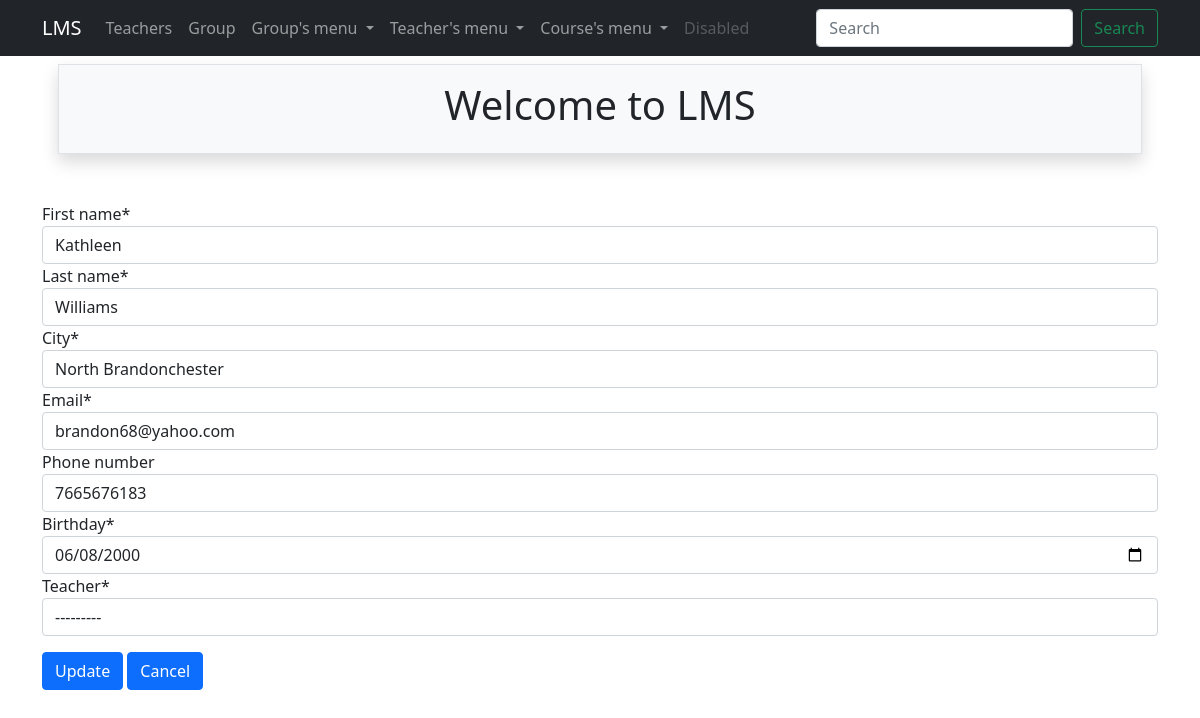
Page /groups/update/10/ on the earlier database version.
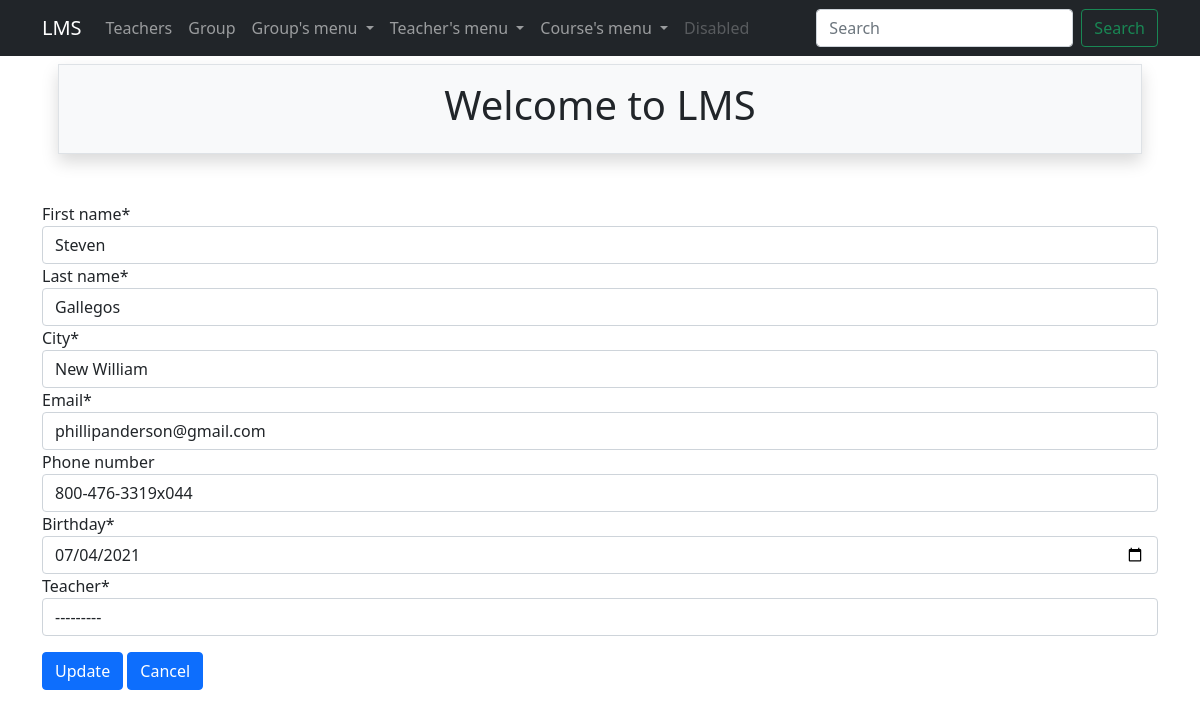
Same page on the later database version.
### groups/models.py (models this page shows, shortened)
class Group(Person):
    phone_number = models.CharField(max_length=70, unique=True, blank=True, null=True)
    birthday = models.DateField(default=datetime.date.today, validators=[adult_validation])
    teacher = models.ForeignKey(Teacher, on_delete=models.CASCADE, null=True, related_name='students')

### teachers/models.py (models this page shows, shortened)
class Teacher(Person):
    phone_number = models.CharField(max_length=60, unique=True, blank=True, null=True)
    def __str__(self):
        return f'{self.first_name}, {self.last_name}'

### groups/views.py (the view)
# urls.py: path('update/<int:pk>/', update_group, name='update'),
def update_group(request, pk):
    group = get_object_or_404(Group, id=pk)
    if request.method == 'GET':
        form = GroupUpdateForm(instance=group)
    elif request.method == 'POST':
        form = GroupUpdateForm(instance=group, data=request.POST)
        if form.is_valid():
            form.save()
            return HttpResponseRedirect(reverse('groups:list'))
    return render(
        request=request,
        template_name='groups/update.html',
        context={'form': form}
    )

### groups/forms.py
class GroupUpdateForm(GroupBaseForm):
    class Meta(GroupBaseForm.Meta):
        model = Group
        fields = '__all__'

### groups/templates/groups/update.html (shortened to what this page needs)
{% extends 'base.html' %}
{% load crispy_forms_tags %}
{% block content %}
    <form method="post">
        {{form | crispy}}
        <input class="btn btn-primary mt-3" type="submit" value="Update">
        <a class="btn btn-primary mt-3" href="{% url 'groups:list' %}">Cancel</a>
    </form>
{% endblock %}

Differences in the rows shown:
changed Group: first_name "Kathleen" → "Steven"; last_name "Williams" → "Gallegos"; city "North Brandonchester" → "New William"; email "brandon68@yahoo.com" → "phillipanderson@gmail.com"; phone_number "7665676183" → "800-476-3319x044"; birthday "06/08/2000" → "07/04/2021"
